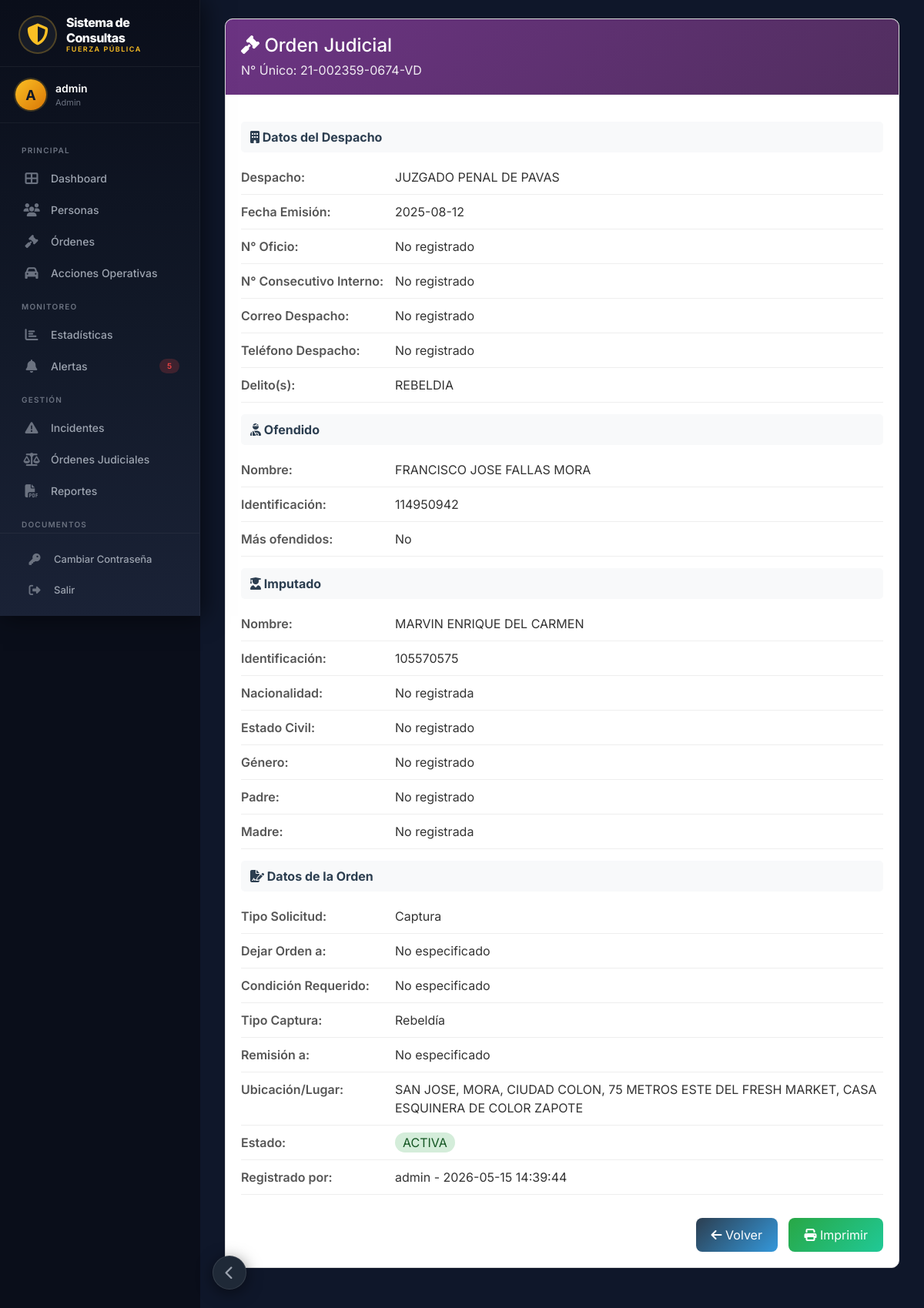
Page /orden_judicial/1 (signed in) on the committed database.
### app.py (models this page shows)
class Usuario(UserMixin, db.Model):
    __tablename__ = 'usuarios'
    id = db.Column(db.Integer, primary_key=True)
    username = db.Column(db.String(50), unique=True, nullable=False)
    email = db.Column(db.String(100), unique=True, nullable=False)
    password_hash = db.Column(db.String(200), nullable=False)
    rol = db.Column(db.String(20), default='usuario')
    activo = db.Column(db.Boolean, default=True)
    fecha_registro = db.Column(db.String(50))

class OrdenJudicial(db.Model):
    __tablename__ = 'ordenes_judiciales'
    id = db.Column(db.Integer, primary_key=True)
    persona_id = db.Column(db.Integer, db.ForeignKey('personas.id'))
    despacho = db.Column(db.String(200), nullable=False)
    fecha_emision = db.Column(db.String(20), nullable=False)
    numero_unico = db.Column(db.String(50), nullable=False)
    numero_oficio = db.Column(db.String(50))
    consecutivo_interno = db.Column(db.String(50))
    correo_despacho = db.Column(db.String(100))
    telefono_despacho = db.Column(db.String(20))
    delitos = db.Column(db.String(500))
    ofendido_nombre = db.Column(db.String(200))
    ofendido_identificacion = db.Column(db.String(50))
    hay_mas_ofendidos = db.Column(db.Boolean, default=False)
    imputado_nombre = db.Column(db.String(200), nullable=False)
    imputado_identificacion = db.Column(db.String(50), nullable=False)
    tipo_solicitud = db.Column(db.String(50))
    dejar_orden = db.Column(db.String(50))
    condicion_requerido = db.Column(db.String(50))
    tipo_captura = db.Column(db.String(100))
    lugar_captura = db.Column(db.String(300))
    remision_a = db.Column(db.String(200))
    nacionalidad = db.Column(db.String(50))
    estado_civil = db.Column(db.String(50))
    genero = db.Column(db.String(20))
    nombre_padre = db.Column(db.String(200))
    nombre_madre = db.Column(db.String(200))
    latitud = db.Column(db.Float, nullable=True)
    longitud = db.Column(db.Float, nullable=True)
    direccion_ubicacion = db.Column(db.String(500))
    estado = db.Column(db.String(20), default='ACTIVA')
    observaciones = db.Column(db.Text)
    creado_por = db.Column(db.String(50))
    fecha_registro = db.Column(db.String(50))

### app.py (the view)
@app.route('/orden_judicial/<int:id>')
@login_required
@permiso_requerido('ver_ordenes_judiciales')
def ver_orden_judicial(id):
    orden = OrdenJudicial.query.get_or_404(id)
    return render_template('ver_orden_judicial.html', orden=orden)

### templates/ver_orden_judicial.html (shortened to what this page needs)
{% extends "base.html" %}
{% block content %}
<div class="detail-card">
    <div class="detail-header">
        <h1><i class="fas fa-gavel"></i> Orden Judicial</h1>
        <p>N° Único: {{ orden.numero_unico }}</p>
    </div>
    <div class="detail-body">
        <div class="section-title"><i class="fas fa-building"></i> Datos del Despacho</div>
        <div class="info-row"><div class="info-label">Despacho:</div><div class="info-value">{{ orden.despacho }}</div></div>
        <div class="info-row"><div class="info-label">Fecha Emisión:</div><div class="info-value">{{ orden.fecha_emision }}</div></div>
        <div class="info-row"><div class="info-label">N° Oficio:</div><div class="info-value">{{ orden.numero_oficio or 'No registrado' }}</div></div>
        <div class="info-row"><div class="info-label">N° Consecutivo Interno:</div><div class="info-value">{{ orden.consecutivo_interno or 'No registrado' }}</div></div>
        <div class="info-row"><div class="info-label">Correo Despacho:</div><div class="info-value">{{ orden.correo_despacho or 'No registrado' }}</div></div>
        <div class="info-row"><div class="info-label">Teléfono Despacho:</div><div class="info-value">{{ orden.telefono_despacho or 'No registrado' }}</div></div>
        <div class="info-row"><div class="info-label">Delito(s):</div><div class="info-value">{{ orden.delitos or 'No registrado' }}</div></div>
        <div class="section-title"><i class="fas fa-user-injured"></i> Ofendido</div>
        <div class="info-row"><div class="info-label">Nombre:</div><div class="info-value">{{ orden.ofendido_nombre or 'No registrado' }}</div></div>
        <div class="info-row"><div class="info-label">Identificación:</div><div class="info-value">{{ orden.ofendido_identificacion or 'No registrado' }}</div></div>
        <div class="info-row"><div class="info-label">Más ofendidos:</div><div class="info-value">{{ 'Sí' if orden.hay_mas_ofendidos else 'No' }}</div></div>
        <div class="section-title"><i class="fas fa-user-graduate"></i> Imputado</div>
        <div class="info-row"><div class="info-label">Nombre:</div><div class="info-value">{{ orden.imputado_nombre }}</div></div>
        <div class="info-row"><div class="info-label">Identificación:</div><div class="info-value">{{ orden.imputado_identificacion }}</div></div>
        <div class="info-row"><div class="info-label">Nacionalidad:</div><div class="info-value">{{ orden.nacionalidad or 'No registrada' }}</div></div>
        <div class="info-row"><div class="info-label">Estado Civil:</div><div class="info-value">{{ orden.estado_civil or 'No registrado' }}</div></div>
        <div class="info-row"><div class="info-label">Género:</div><div class="info-value">{{ orden.genero or 'No registrado' }}</div></div>
        <div class="info-row"><div class="info-label">Padre:</div><div class="info-value">{{ orden.nombre_padre or 'No registrado' }}</div></div>
        <div class="info-row"><div class="info-label">Madre:</div><div class="info-value">{{ orden.nombre_madre or 'No registrada' }}</div></div>
        <div class="section-title"><i class="fas fa-file-signature"></i> Datos de la Orden</div>
        <div class="info-row"><div class="info-label">Tipo Solicitud:</div><div class="info-value">{{ orden.tipo_solicitud or 'No especificado' }}</div></div>
        <div class="info-row"><div class="info-label">Dejar Orden a:</div><div class="info-value">{{ orden.dejar_orden or 'No especificado' }}</div></div>
        <div class="info-row"><div class="info-label">Condición Requerido:</div><div class="info-value">{{ orden.condicion_requerido or 'No especificado' }}</div></div>
        <div class="info-row"><div class="info-label">Tipo Captura:</div><div class="info-value">{{ orden.tipo_captura or 'No especificado' }}</div></div>
        <div class="info-row"><div class="info-label">Remisión a:</div><div class="info-value">{{ orden.remision_a or 'No especificado' }}</div></div>
        <div class="info-row"><div class="info-label">Ubicación/Lugar:</div><div class="info-value">{{ orden.lugar_captura or 'No registrado' }}</div></div>
        <div class="info-row"><div class="info-label">Estado:</div><div class="info-value"><span class="badge-activa">{{ orden.estado }}</span></div></div>
        <div class="info-row"><div class="info-label">Registrado por:</div><div class="info-value">{{ orden.creado_por }} - {{ orden.fecha_registro }}</div></div>
        <div style="margin-top: 30px; text-align: right;">
            <button class="btn-volver" onclick="window.location.href='/ordenes_judiciales'"><i class="fas fa-arrow-left"></i> Volver</button>
            <button class="btn-imprimir" onclick="window.print()"><i class="fas fa-print"></i> Imprimir</button>
        </div>
    </div>
</div>
{% endblock %}

### templates/base.html (shortened to what this page needs)
<!DOCTYPE html>
<html lang="es">
<head>
    <link href="https://cdn.jsdelivr.net/npm/bootstrap@5.3.0/dist/css/bootstrap.min.css" rel="stylesheet">
    <link rel="stylesheet" href="https://cdnjs.cloudflare.com/ajax/libs/font-awesome/6.4.0/css/all.min.css">
</head>
<body>
    <nav class="sidebar" id="sidebar">
        <div class="sidebar-brand">
            <div class="brand-icon">
                <i class="fas fa-shield-halved"></i>
            </div>
            <div class="brand-text">
                <strong>Sistema de Consultas</strong>
                <small>Fuerza Pública</small>
            </div>
        </div>
        {% if current_user.is_authenticated %}
        <div class="user-info">
            <div class="user-avatar">{{ current_user.username[0]|upper }}</div>
            <div>
                <div class="user-name">{{ current_user.username }}</div>
                <div class="user-role">{{ current_user.rol|capitalize }}</div>
            </div>
        </div>
        {% endif %}
        <div class="sidebar-nav">
            <span class="nav-section-title">Principal</span>
            <a href="{{ url_for('index') }}" class="nav-link {% if request.endpoint == 'index' %}active{% endif %}">
                <i class="fas fa-th-large nav-icon"></i>
                <span class="nav-label">Dashboard</span>
            </a>
            {% if tiene_permiso(current_user, 'ver_personas') %}
            <a href="{{ url_for('personas') }}" class="nav-link {% if request.endpoint == 'personas' %}active{% endif %}">
                <i class="fas fa-users nav-icon"></i>
                <span class="nav-label">Personas</span>
            </a>
            {% endif %}
            {% if tiene_permiso(current_user, 'ver_ordenes') %}
            <a href="{{ url_for('ordenes') }}" class="nav-link {% if request.endpoint == 'ordenes' %}active{% endif %}">
                <i class="fas fa-gavel nav-icon"></i>
                <span class="nav-label">Órdenes</span>
            </a>
            {% endif %}
            {% if tiene_permiso(current_user, 'ver_acciones') %}
            <a href="{{ url_for('acciones_operativas') }}" class="nav-link {% if request.endpoint == 'acciones_operativas' %}active{% endif %}">
                <i class="fas fa-car nav-icon"></i>
                <span class="nav-label">Acciones Operativas</span>
            </a>
            {% endif %}
            <span class="nav-section-title">Monitoreo</span>
            {% if tiene_permiso(current_user, 'ver_estadisticas') %}
            <a href="{{ url_for('estadisticas') }}" class="nav-link {% if request.endpoint == 'estadisticas' %}active{% endif %}">
                <i class="fas fa-chart-bar nav-icon"></i>
                <span class="nav-label">Estadísticas</span>
            </a>
            {% endif %}
            {% if tiene_permiso(current_user, 'ver_alertas') %}
            <a href="{{ url_for('alertas') }}" class="nav-link {% if request.endpoint == 'alertas' %}active{% endif %}">
                <i class="fas fa-bell nav-icon"></i>
                <span class="nav-label">Alertas</span>
                <span class="nav-badge" id="alertBadge">0</span>
            </a>
            {% endif %}
            <span class="nav-section-title">Gestión</span>
            {% if tiene_permiso(current_user, 'ver_incidentes') %}
            <a href="{{ url_for('incidentes') }}" class="nav-link {% if request.endpoint == 'incidentes' %}active{% endif %}">
                <i class="fas fa-triangle-exclamation nav-icon"></i>
                <span class="nav-label">Incidentes</span>
            </a>
            {% endif %}
            {% if tiene_permiso(current_user, 'ver_ordenes_judiciales') %}
            <a href="{{ url_for('ordenes_judiciales') }}" class="nav-link {% if request.endpoint == 'ordenes_judiciales' %}active{% endif %}">
                <i class="fas fa-scale-balanced nav-icon"></i>
                <span class="nav-label">Órdenes Judiciales</span>
            </a>
            {% endif %}
            {% if tiene_permiso(current_user, 'ver_estadisticas') %}
            <a href="{{ url_for('reportes') }}" class="nav-link {% if request.endpoint == 'reportes' %}active{% endif %}">
                <i class="fas fa-file-pdf nav-icon"></i>
                <span class="nav-label">Reportes</span>
            </a>
            {% endif %}
            <span class="nav-section-title">Documentos</span>
        </div>
        <div class="sidebar-footer">
            <a href="{{ url_for('cambiar_password_page') }}" class="nav-link">
                <i class="fas fa-key nav-icon"></i>
                <span class="nav-label">Cambiar Contraseña</span>
            </a>
            <a href="{{ url_for('logout') }}" class="nav-link" onclick="return confirm('¿Desea cerrar sesión?')">
                <i class="fas fa-right-from-bracket nav-icon"></i>
                <span class="nav-label">Salir</span>
            </a>
        </div>
    </nav>
    <button class="sidebar-toggle" id="sidebarToggle" onclick="toggleSidebar()" title="Colapsar menú">
        <i class="fas fa-chevron-left" id="toggleIcon"></i>
    </button>
    <main class="main-content" id="mainContent">
        {% block content %}{% endblock %}
    </main>
</body>
</html>

### rows in the picture
Usuario: username "A", username "admin", rol "Admin"
OrdenJudicial: numero_unico "21-002359-0674-VD", despacho "JUZGADO PENAL DE PAVAS", fecha_emision "2025-08-12", numero_oficio "No registrado", consecutivo_interno "No registrado", correo_despacho "No registrado", telefono_despacho "No registrado", delitos "REBELDIA", ofendido_nombre "FRANCISCO JOSE FALLAS MORA", ofendido_identificacion "114950942", hay_mas_ofendidos "No", imputado_nombre "MARVIN ENRIQUE DEL CARMEN", imputado_identificacion "105570575", nacionalidad "No registrada", estado_civil "No registrado", genero "No registrado", nombre_padre "No registrado", nombre_madre "No registrada", tipo_solicitud "Captura", dejar_orden "No especificado", condicion_requerido "No especificado", tipo_captura "Rebeldía", remision_a "No especificado", lugar_captura "SAN JOSE, MORA, CIUDAD COLON, 75 METROS ESTE DEL FRESH MARKET, CASA ESQUINERA DE COLOR ZAPOTE", estado "ACTIVA", creado_por "admin", fecha_registro "2026-05-15 14:39:44"
